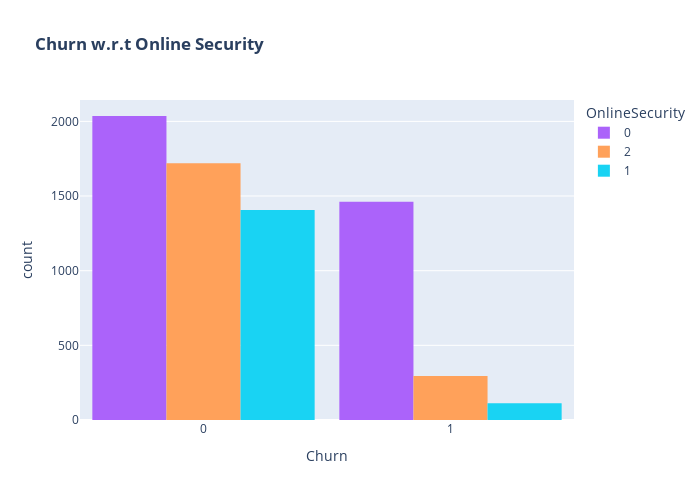

The notebook cell saved with this chart:
### Code cell
# Churn Distribution w.r.t Online Security 

color_map = {"Yes": "#7fcdff", "No": "#326ada", "No internet service":"#ff9b35"}
fig = px.histogram(df, x="Churn", color="OnlineSecurity", barmode="group", title="<b>Churn w.r.t Online Security</b>", color_discrete_map=color_map)
fig.update_layout(width=700, height=500, bargap=0.1)
fig.show()

### Figure 1 — Plotly figure (JSON) as saved in the notebook; plotly's stock layout.template omitted (floating-point values rounded to 4 significant figures; data arrays with more than 128 entries replaced by an {"elided": "..."} marker saying what was removed)
{"data": [{"alignmentgroup": "True", "bingroup": "x", "hovertemplate": "OnlineSecurity=0<br>Churn=%{x}<br>count=%{y}<extra></extra>", "legendgroup": "0", "marker": {"color": "#ab63fa", "pattern": {"shape": ""}}, "name": "0", "offsetgroup": "0", "orientation": "v", "showlegend": true, "type": "histogram", "x": {"elided": "3497 int values"}, "xaxis": "x", "yaxis": "y"}, {"alignmentgroup": "True", "bingroup": "x", "hovertemplate": "OnlineSecurity=2<br>Churn=%{x}<br>count=%{y}<extra></extra>", "legendgroup": "2", "marker": {"color": "#FFA15A", "pattern": {"shape": ""}}, "name": "2", "offsetgroup": "2", "orientation": "v", "showlegend": true, "type": "histogram", "x": {"elided": "2015 int values"}, "xaxis": "x", "yaxis": "y"}, {"alignmentgroup": "True", "bingroup": "x", "hovertemplate": "OnlineSecurity=1<br>Churn=%{x}<br>count=%{y}<extra></extra>", "legendgroup": "1", "marker": {"color": "#19d3f3", "pattern": {"shape": ""}}, "name": "1", "offsetgroup": "1", "orientation": "v", "showlegend": true, "type": "histogram", "x": {"elided": "1520 int values"}, "xaxis": "x", "yaxis": "y"}], "layout": {"bargap": 0.1, "barmode": "group", "height": 500, "legend": {"title": {"text": "OnlineSecurity"}, "tracegroupgap": 0}, "title": {"text": "<b>Churn w.r.t Online Security</b>"}, "width": 700, "xaxis": {"anchor": "y", "domain": [0, 1], "title": {"text": "Churn"}}, "yaxis": {"anchor": "x", "domain": [0, 1], "title": {"text": "count"}}}}
